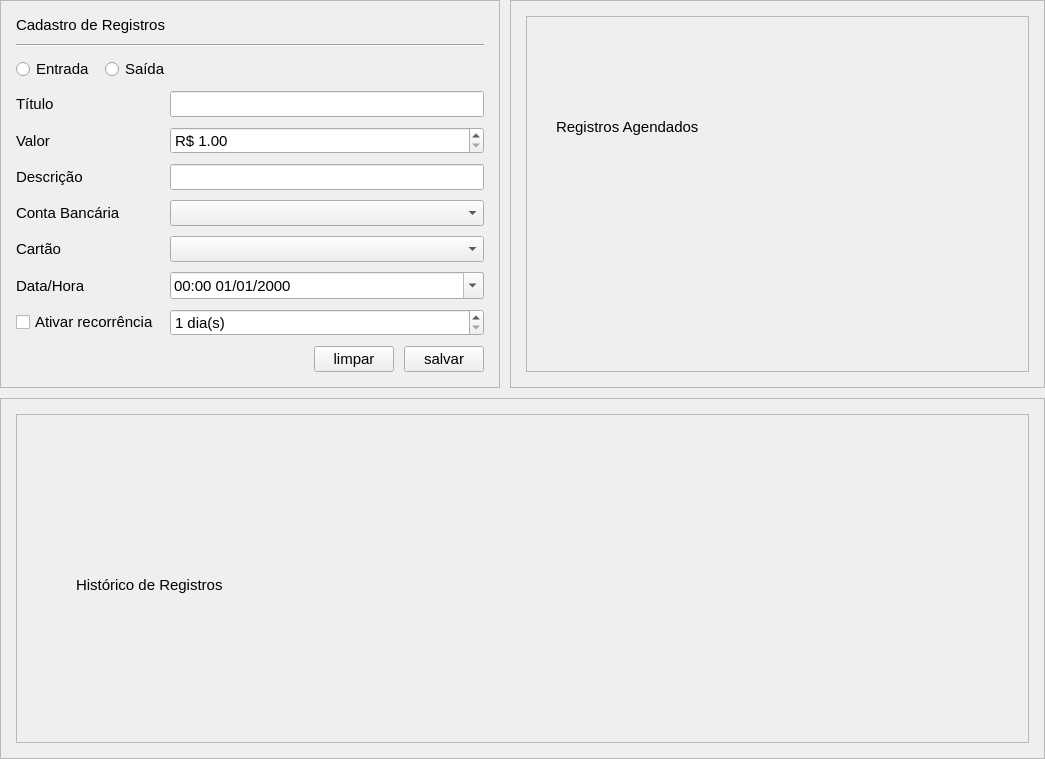
<?xml version="1.0" encoding="UTF-8"?>
<ui version="4.0">
 <class>RegistryPage</class>
 <widget class="QWidget" name="RegistryPage">
  <property name="geometry">
   <rect>
    <x>0</x>
    <y>0</y>
    <width>1045</width>
    <height>759</height>
   </rect>
  </property>
  <property name="font">
   <font>
    <family>Segoe UI</family>
    <pointsize>11</pointsize>
   </font>
  </property>
  <property name="windowTitle">
   <string>Form</string>
  </property>
  <layout class="QGridLayout" name="gridLayout_3">
   <property name="leftMargin">
    <number>0</number>
   </property>
   <property name="topMargin">
    <number>0</number>
   </property>
   <property name="rightMargin">
    <number>0</number>
   </property>
   <property name="bottomMargin">
    <number>0</number>
   </property>
   <item row="0" column="0">
    <widget class="QScrollArea" name="scrollArea">
     <property name="frameShape">
      <enum>QFrame::NoFrame</enum>
     </property>
     <property name="frameShadow">
      <enum>QFrame::Raised</enum>
     </property>
     <property name="widgetResizable">
      <bool>true</bool>
     </property>
     <widget class="QWidget" name="scrollAreaWidgetContents">
      <property name="geometry">
       <rect>
        <x>0</x>
        <y>0</y>
        <width>1045</width>
        <height>759</height>
       </rect>
      </property>
      <layout class="QGridLayout" name="gridLayout_2" rowstretch="0,0,1" columnstretch="0,1" columnminimumwidth="500,0">
       <property name="leftMargin">
        <number>0</number>
       </property>
       <property name="topMargin">
        <number>0</number>
       </property>
       <property name="rightMargin">
        <number>0</number>
       </property>
       <property name="bottomMargin">
        <number>0</number>
       </property>
       <property name="spacing">
        <number>10</number>
       </property>
       <item row="2" column="0" colspan="2">
        <widget class="QFrame" name="widHistorico">
         <property name="frameShape">
          <enum>QFrame::StyledPanel</enum>
         </property>
         <property name="frameShadow">
          <enum>QFrame::Raised</enum>
         </property>
         <layout class="QVBoxLayout" name="historicoLayout">
          <property name="spacing">
           <number>10</number>
          </property>
          <property name="leftMargin">
           <number>15</number>
          </property>
          <property name="topMargin">
           <number>15</number>
          </property>
          <property name="rightMargin">
           <number>15</number>
          </property>
          <property name="bottomMargin">
           <number>15</number>
          </property>
          <item>
           <widget class="QFrame" name="widHistoricoTable">
            <property name="frameShape">
             <enum>QFrame::StyledPanel</enum>
            </property>
            <property name="frameShadow">
             <enum>QFrame::Raised</enum>
            </property>
            <widget class="QLabel" name="label_9">
             <property name="geometry">
              <rect>
               <x>60</x>
               <y>130</y>
               <width>341</width>
               <height>81</height>
              </rect>
             </property>
             <property name="text">
              <string>Histórico de Registros</string>
             </property>
            </widget>
           </widget>
          </item>
         </layout>
        </widget>
       </item>
       <item row="0" column="0">
        <widget class="QFrame" name="frame">
         <property name="sizePolicy">
          <sizepolicy hsizetype="Preferred" vsizetype="Preferred">
           <horstretch>0</horstretch>
           <verstretch>0</verstretch>
          </sizepolicy>
         </property>
         <property name="frameShape">
          <enum>QFrame::StyledPanel</enum>
         </property>
         <property name="frameShadow">
          <enum>QFrame::Raised</enum>
         </property>
         <layout class="QGridLayout" name="gridLayout">
          <property name="leftMargin">
           <number>15</number>
          </property>
          <property name="topMargin">
           <number>15</number>
          </property>
          <property name="rightMargin">
           <number>15</number>
          </property>
          <property name="bottomMargin">
           <number>15</number>
          </property>
          <property name="spacing">
           <number>10</number>
          </property>
          <item row="2" column="0" colspan="2">
           <widget class="QWidget" name="widget" native="true">
            <property name="sizePolicy">
             <sizepolicy hsizetype="Preferred" vsizetype="Fixed">
              <horstretch>0</horstretch>
              <verstretch>0</verstretch>
             </sizepolicy>
            </property>
            <layout class="QHBoxLayout" name="horizontalLayout">
             <property name="spacing">
              <number>10</number>
             </property>
             <property name="leftMargin">
              <number>0</number>
             </property>
             <property name="topMargin">
              <number>0</number>
             </property>
             <property name="rightMargin">
              <number>0</number>
             </property>
             <property name="bottomMargin">
              <number>0</number>
             </property>
             <item>
              <widget class="QRadioButton" name="radioButton">
               <property name="text">
                <string>Entrada</string>
               </property>
              </widget>
             </item>
             <item>
              <widget class="QRadioButton" name="radioButton_2">
               <property name="text">
                <string>Saída</string>
               </property>
              </widget>
             </item>
             <item>
              <spacer name="horizontalSpacer">
               <property name="orientation">
                <enum>Qt::Horizontal</enum>
               </property>
               <property name="sizeHint" stdset="0">
                <size>
                 <width>40</width>
                 <height>20</height>
                </size>
               </property>
              </spacer>
             </item>
            </layout>
           </widget>
          </item>
          <item row="6" column="0">
           <widget class="QLabel" name="label_5">
            <property name="text">
             <string>Conta Bancária</string>
            </property>
           </widget>
          </item>
          <item row="1" column="0" colspan="2">
           <widget class="Line" name="line">
            <property name="orientation">
             <enum>Qt::Horizontal</enum>
            </property>
           </widget>
          </item>
          <item row="0" column="0" colspan="2">
           <widget class="QLabel" name="label">
            <property name="sizePolicy">
             <sizepolicy hsizetype="Preferred" vsizetype="Preferred">
              <horstretch>0</horstretch>
              <verstretch>0</verstretch>
             </sizepolicy>
            </property>
            <property name="text">
             <string>Cadastro de Registros</string>
            </property>
           </widget>
          </item>
          <item row="4" column="1">
           <widget class="QDoubleSpinBox" name="doubleSpinBox">
            <property name="prefix">
             <string>R$ </string>
            </property>
            <property name="minimum">
             <double>1.000000000000000</double>
            </property>
            <property name="maximum">
             <double>999999999.990000009536743</double>
            </property>
           </widget>
          </item>
          <item row="3" column="0">
           <widget class="QLabel" name="label_2">
            <property name="text">
             <string>Título</string>
            </property>
           </widget>
          </item>
          <item row="5" column="1">
           <widget class="QLineEdit" name="lineEdit_2">
            <property name="clearButtonEnabled">
             <bool>true</bool>
            </property>
           </widget>
          </item>
          <item row="4" column="0">
           <widget class="QLabel" name="label_3">
            <property name="text">
             <string>Valor</string>
            </property>
           </widget>
          </item>
          <item row="3" column="1">
           <widget class="QLineEdit" name="lineEdit">
            <property name="clearButtonEnabled">
             <bool>true</bool>
            </property>
           </widget>
          </item>
          <item row="8" column="0">
           <widget class="QLabel" name="label_7">
            <property name="text">
             <string>Data/Hora</string>
            </property>
           </widget>
          </item>
          <item row="6" column="1">
           <widget class="QComboBox" name="comboBox"/>
          </item>
          <item row="9" column="0">
           <widget class="QCheckBox" name="checkBox">
            <property name="toolTip">
             <string>Ao ativar a recorrência, o registro será agendado para ocorrer a cada N dias. É possível visualizá-los na tabela Registros Agendados</string>
            </property>
            <property name="text">
             <string>Ativar recorrência</string>
            </property>
           </widget>
          </item>
          <item row="7" column="1">
           <widget class="QComboBox" name="comboBox_2"/>
          </item>
          <item row="7" column="0">
           <widget class="QLabel" name="label_6">
            <property name="text">
             <string>Cartão</string>
            </property>
           </widget>
          </item>
          <item row="9" column="1">
           <widget class="QSpinBox" name="spinBox">
            <property name="toolTip">
             <string>intervalo de recorrência em dias</string>
            </property>
            <property name="suffix">
             <string> dia(s)</string>
            </property>
            <property name="minimum">
             <number>1</number>
            </property>
            <property name="maximum">
             <number>100</number>
            </property>
           </widget>
          </item>
          <item row="8" column="1">
           <widget class="QDateTimeEdit" name="dateTimeEdit">
            <property name="displayFormat">
             <string>HH:mm dd/MM/yyyy</string>
            </property>
            <property name="calendarPopup">
             <bool>true</bool>
            </property>
           </widget>
          </item>
          <item row="5" column="0">
           <widget class="QLabel" name="label_4">
            <property name="text">
             <string>Descrição</string>
            </property>
           </widget>
          </item>
          <item row="10" column="0" colspan="2">
           <widget class="QWidget" name="widget_2" native="true">
            <layout class="QHBoxLayout" name="horizontalLayout_2">
             <property name="spacing">
              <number>10</number>
             </property>
             <property name="leftMargin">
              <number>0</number>
             </property>
             <property name="topMargin">
              <number>0</number>
             </property>
             <property name="rightMargin">
              <number>0</number>
             </property>
             <property name="bottomMargin">
              <number>0</number>
             </property>
             <item>
              <spacer name="horizontalSpacer_2">
               <property name="orientation">
                <enum>Qt::Horizontal</enum>
               </property>
               <property name="sizeHint" stdset="0">
                <size>
                 <width>40</width>
                 <height>20</height>
                </size>
               </property>
              </spacer>
             </item>
             <item>
              <widget class="QPushButton" name="btnLimpar">
               <property name="text">
                <string>limpar</string>
               </property>
              </widget>
             </item>
             <item>
              <widget class="QPushButton" name="btnSalvar">
               <property name="text">
                <string>salvar</string>
               </property>
              </widget>
             </item>
            </layout>
           </widget>
          </item>
         </layout>
        </widget>
       </item>
       <item row="0" column="1">
        <widget class="QFrame" name="widAgendados">
         <property name="frameShape">
          <enum>QFrame::StyledPanel</enum>
         </property>
         <property name="frameShadow">
          <enum>QFrame::Raised</enum>
         </property>
         <layout class="QVBoxLayout" name="agendadosLayout">
          <property name="spacing">
           <number>10</number>
          </property>
          <property name="leftMargin">
           <number>15</number>
          </property>
          <property name="topMargin">
           <number>15</number>
          </property>
          <property name="rightMargin">
           <number>15</number>
          </property>
          <property name="bottomMargin">
           <number>15</number>
          </property>
          <item>
           <widget class="QFrame" name="widAgendadosTable">
            <property name="frameShape">
             <enum>QFrame::StyledPanel</enum>
            </property>
            <property name="frameShadow">
             <enum>QFrame::Raised</enum>
            </property>
            <widget class="QLabel" name="label_10">
             <property name="geometry">
              <rect>
               <x>30</x>
               <y>70</y>
               <width>341</width>
               <height>81</height>
              </rect>
             </property>
             <property name="text">
              <string>Registros Agendados</string>
             </property>
            </widget>
           </widget>
          </item>
         </layout>
        </widget>
       </item>
      </layout>
     </widget>
    </widget>
   </item>
  </layout>
 </widget>
 <resources/>
 <connections/>
</ui>
